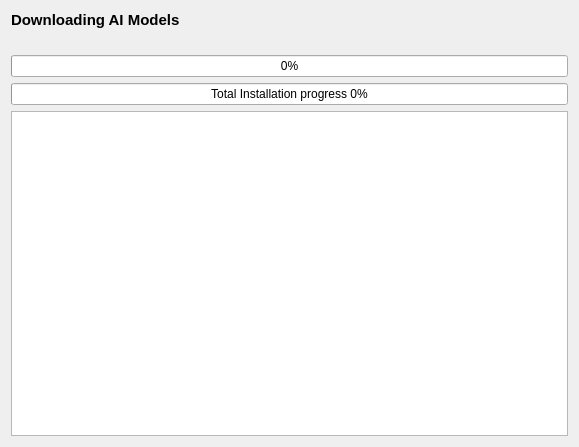
<?xml version="1.0" encoding="UTF-8"?>
<ui version="4.0">
 <class>install_page</class>
 <widget class="QWidget" name="install_page">
  <property name="geometry">
   <rect>
    <x>0</x>
    <y>0</y>
    <width>579</width>
    <height>447</height>
   </rect>
  </property>
  <property name="windowTitle">
   <string>Form</string>
  </property>
  <layout class="QGridLayout" name="gridLayout">
   <item row="0" column="0">
    <widget class="QLabel" name="label">
     <property name="font">
      <font>
       <pointsize>11</pointsize>
       <bold>true</bold>
      </font>
     </property>
     <property name="text">
      <string>Downloading AI Models</string>
     </property>
    </widget>
   </item>
   <item row="4" column="0">
    <widget class="QProgressBar" name="progress_bar">
     <property name="value">
      <number>0</number>
     </property>
     <property name="format">
      <string>Total Installation progress %p%</string>
     </property>
    </widget>
   </item>
   <item row="3" column="0">
    <widget class="QProgressBar" name="status_bar">
     <property name="value">
      <number>0</number>
     </property>
    </widget>
   </item>
   <item row="5" column="0">
    <widget class="QPlainTextEdit" name="log">
     <property name="readOnly">
      <bool>true</bool>
     </property>
     <property name="plainText">
      <string/>
     </property>
    </widget>
   </item>
   <item row="1" column="0">
    <widget class="QLabel" name="status">
     <property name="text">
      <string/>
     </property>
    </widget>
   </item>
  </layout>
 </widget>
 <resources/>
 <connections/>
 <slots>
  <slot>yes_toggled(bool)</slot>
  <slot>no_toggled(bool)</slot>
 </slots>
</ui>
